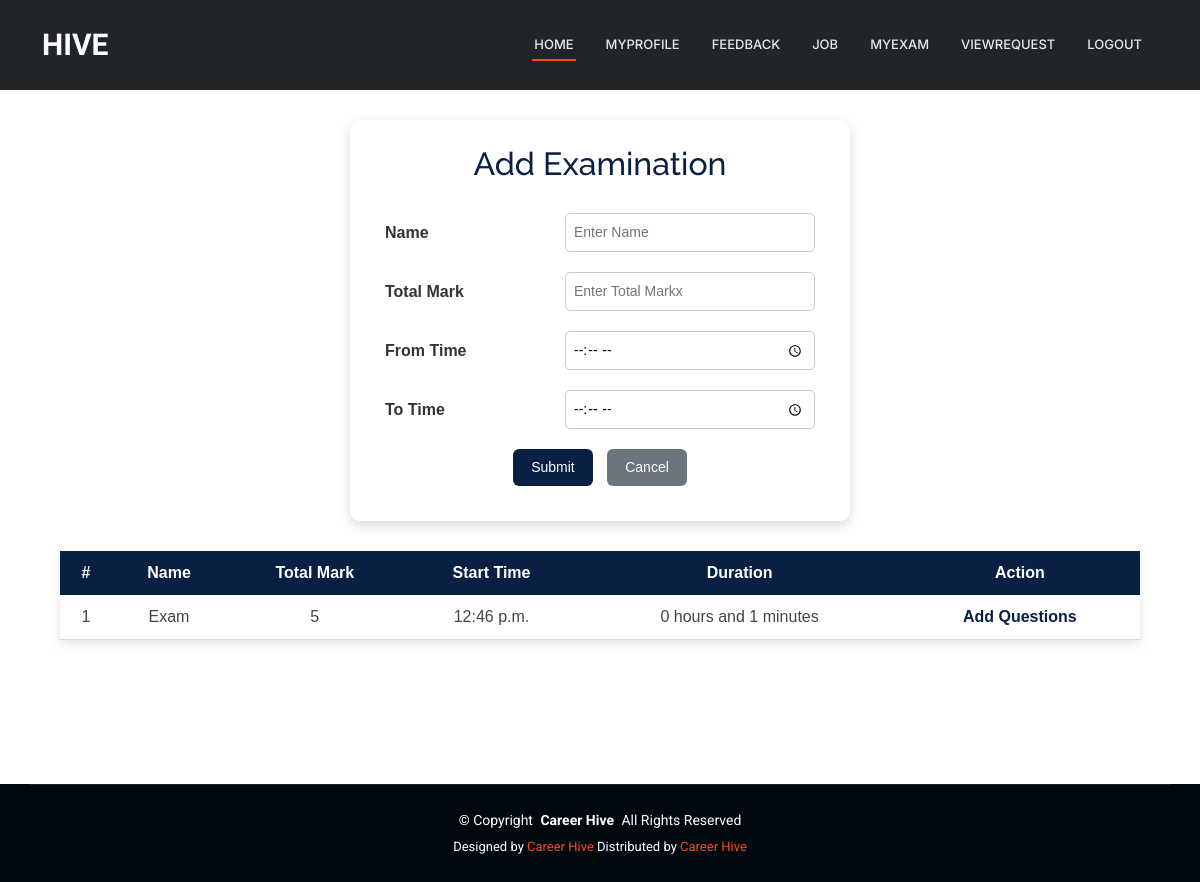
Page /JobProvider/examinationdetails/12 on the committed database.
### JobProvider/models.py (models this page shows)
class tbl_examination(models.Model):
    examination_name=models.CharField(max_length=100)
    examination_mark=models.CharField(max_length=100)
    examination_time=models.CharField(max_length=50)
    examination_status = models.IntegerField(default=0)
    time = models.TimeField(null=True)
    start_time = models.TimeField(null=True)
    job=models.ForeignKey(tbl_job,on_delete=models.CASCADE,null=True)

### JobProvider/views.py (the view, shortened to what this page needs)
# urls.py: path('examinationdetails/<int:id>',views.examinationdetails,name='examinationdetails'),
def examinationdetails(request, id):
    exm=tbl_examination.objects.filter(job=id,examination_status=0)
    return render(request,'JobProvider/Exam.html',{'result':exm})

### JobProvider/Templates/JobProvider/Exam.html (shortened to what this page needs)
{% extends 'JobProvider/Header.html' %}
{% block content %}
<head>
</head>
<div class="jp-exam-wrapper">
    <div class="jp-exam-card">
        <h2>Add Examination</h2>
        <form action="" method="post" enctype="multipart/form-data">
            <table class="jp-exam-form-table">
                <tr>
                    <td>Name</td>
                    <td>
                        <input
                            type="text"
                            name="txt_name"
                            class="jp-exam-input"
                            required placeholder="Enter Name"
                            pattern="^[A-Z]+[a-zA-Z ]*$"
                            title="Name Allows Only Alphabets, Spaces and First Letter Must Be Capital">
                    </td>
                </tr>
                <tr>
                    <td>Total Mark</td>
                    <td>
                        <input
                            type="text"
                            name="txt_qno"
                            class="jp-exam-input"
                            required placeholder="Enter Total Markx">
                    </td>
                </tr>
                <tr>
                    <td>From Time</td>
                    <td>
                        <input
                            type="time"
                            name="txt_ftime"
                            class="jp-exam-input"
                            required>
                    </td>
                </tr>
                <tr>
                    <td>To Time</td>
                    <td>
                        <input
                            type="time"
                            name="txt_ttime"
                            class="jp-exam-input"
                            required>
                    </td>
                </tr>
                <tr>
                    <td colspan="2" align="center">
                        <input type="submit" value="Submit" class="jp-exam-btn">
                        <input type="reset" value="Cancel" class="jp-exam-btn jp-exam-cancel">
                    </td>
                </tr>
            </table>
        </form>
    </div>
    <table class="jp-exam-table">
        <tr>
            <th>#</th>
            <th>Name</th>
            <th>Total Mark</th>
            <th>Start Time</th>
            <th>Duration</th>
            <th>Action</th>
        </tr>
        {% for i in result %}
        <tr>
            <td>{{ forloop.counter }}</td>
            <td>{{ i.examination_name }}</td>
            <td>{{ i.examination_mark }}</td>
            <td>{{ i.start_time }}</td>
            <td>{{ i.examination_time }}</td>
            <td>
                <a href="{% url 'JobProvider:addquestions' i.id %}" class="jp-exam-link">
                    Add Questions
                </a>
            </td>
        </tr>
        {% endfor %}
    </table>
</div>
{% endblock %}

### Guest/static/Main/assets/css/main.css (style rules this page uses)
:root { --default-font: "Roboto", system-ui, -apple-system, "Segoe UI", Roboto, "Helvetica Neue", Arial, "Noto Sans", "Liberation Sans", sans-serif, "Apple Color Emoji", "Segoe UI Emoji", "Segoe UI Symbol", "Noto Color Emoji"; --heading-font: "Raleway", sans-serif; --nav-font: "Inter", sans-serif; }
:root { --background-color: #ffffff; --default-color: #444444; --heading-color: #273d4e; --accent-color: #ff4a17; --surface-color: #ffffff; --contrast-color: #ffffff; }
:root { --nav-color: #e5eaee; --nav-hover-color: #ff4a17; --nav-mobile-background-color: #ffffff; --nav-dropdown-background-color: #ffffff; --nav-dropdown-color: #444444; --nav-dropdown-hover-color: #ff4a17; }
:root { scroll-behavior: smooth; }
body { color: var(--default-color); background-color: var(--background-color); font-family: var(--default-font); }
a { color: var(--accent-color); text-decoration: none; transition: 0.3s; }
h1, h2, h3, h4, h5, h6 { color: var(--heading-color); font-family: var(--heading-font); }

### JobProvider/Templates/JobProvider/Exam.html (style rules this page uses)
.jp-exam-wrapper { width: 100%; display: flex; flex-direction: column; align-items: center; font-family: Arial, sans-serif; padding: 20px 0; }
.jp-exam-card { width: 500px; background-color: #ffffff; padding: 25px; border-radius: 10px; box-shadow: 0 4px 12px rgba(0, 0, 0, 0.15); margin-bottom: 30px; }
.jp-exam-card h2 { text-align: center; margin-bottom: 20px; color: #0a1f44; }
.jp-exam-form-table { width: 100%; border-collapse: collapse; }
.jp-exam-form-table td { padding: 10px; }
.jp-exam-form-table td:first-child { font-weight: bold; color: #333; width: 40%; }
.jp-exam-input { width: 100%; padding: 8px; font-size: 14px; border-radius: 5px; border: 1px solid #ccc; }
.jp-exam-btn { background-color: #0a1f44; color: #ffffff; border: none; padding: 8px 18px; border-radius: 6px; cursor: pointer; font-size: 14px; margin: 0 5px; transition: background-color 0.3s ease; }
.jp-exam-cancel { background-color: #6c757d; }
.jp-exam-table { width: 90%; border-collapse: collapse; background-color: #ffffff; box-shadow: 0 4px 10px rgba(0, 0, 0, 0.1); }
.jp-exam-table th { background-color: #0a1f44; color: #ffffff; padding: 10px; text-align: center; }
.jp-exam-table td { padding: 10px; text-align: center; border-bottom: 1px solid #ddd; }
.jp-exam-link { text-decoration: none; color: #0a1f44; font-weight: bold; }

### rows in the picture
tbl_examination: examination_name "Exam", examination_mark "5", start_time "12:46 p.m.", examination_time "0 hours and 1 minutes"
